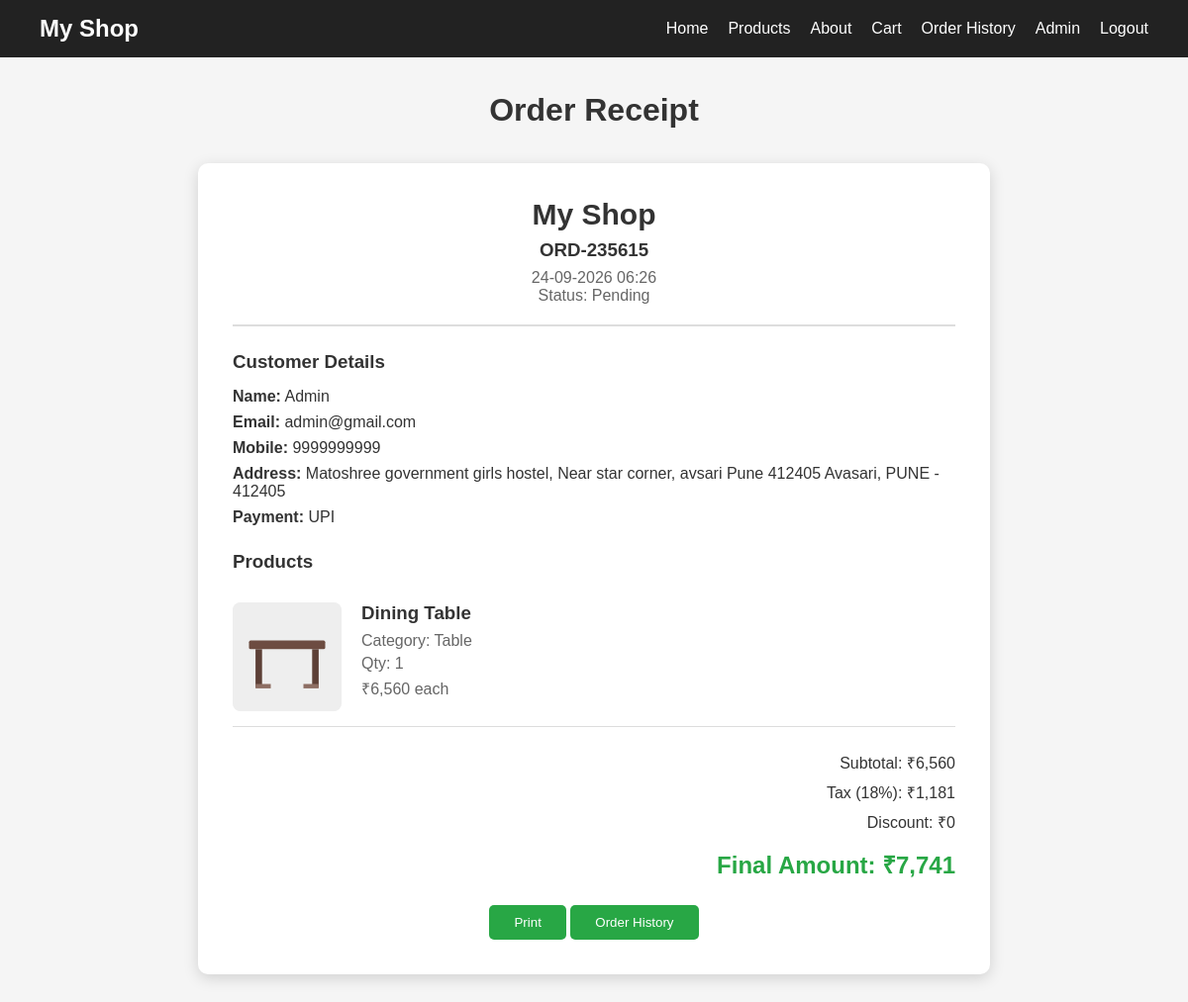
Page /receipt/ORD-235615 (signed in) on the committed database.
### app.py (models this page shows)
class Order(db.Model):
    id = db.Column(db.Integer, primary_key=True)
    order_code = db.Column(db.String(20), unique=True, nullable=False)
    user_id = db.Column(db.Integer, db.ForeignKey("user.id"), nullable=False)
    name = db.Column(db.String(120), nullable=False)
    email = db.Column(db.String(120), nullable=False)
    mobile = db.Column(db.String(20), nullable=False)
    address = db.Column(db.Text, nullable=False)
    city = db.Column(db.String(80), nullable=False)
    pincode = db.Column(db.String(12), nullable=False)
    payment = db.Column(db.String(40), nullable=False)
    subtotal = db.Column(db.Float, nullable=False)
    tax = db.Column(db.Float, nullable=False)
    discount = db.Column(db.Float, nullable=False)
    final_amount = db.Column(db.Float, nullable=False)
    status = db.Column(db.String(30), default="Pending")
    created_at = db.Column(db.DateTime, default=datetime.utcnow)
    items = db.relationship(
        "OrderItem", backref="order", lazy=True, cascade="all, delete-orphan"
    )

class OrderItem(db.Model):
    id = db.Column(db.Integer, primary_key=True)
    order_id = db.Column(db.Integer, db.ForeignKey("order.id"), nullable=False)
    product_id = db.Column(db.Integer, nullable=True)
    name = db.Column(db.String(160), nullable=False)
    category = db.Column(db.String(40), nullable=False)
    price = db.Column(db.Float, nullable=False)
    quantity = db.Column(db.Integer, nullable=False)
    image = db.Column(db.String(255), nullable=False)

### app.py (the view)
@app.route("/receipt/<order_code>")
@login_required
def receipt(order_code):
    user = get_current_user()
    order = Order.query.filter_by(order_code=order_code).first()
    if not order or (order.user_id != user.id and not user.is_admin):
        flash("Order not found.", "error")
        return redirect(url_for("order_history"))
    return render_template("receipt.html", order=order)

### app.py (called while the page is built)
def inr(amount):
    return "₹{:,.0f}".format(round(amount))

def rupee_filter(value):
    try:
        return inr(float(value))
    except (TypeError, ValueError):
        return inr(0)

@app.context_processor
def inject_globals():
    cart = session.get("cart", {})
    cart_count = sum(int(qty) for qty in cart.values())
    return {
        "current_user": get_current_user(),
        "cart_count": cart_count,
        "categories": CATEGORIES,
        "now_year": datetime.now().year,
    }

def get_current_user():
    user_id = session.get("user_id")
    if not user_id:
        return None
    return db.session.get(User, user_id)

def login_required(view):
    @wraps(view)
    def wrapped(*args, **kwargs):
        if not session.get("user_id"):
            flash("Please login to continue.", "error")
            return redirect(url_for("login"))
        return view(*args, **kwargs)
    return wrapped

### templates/receipt.html (shortened to what this page needs)
{% extends "base.html" %}
{% block styles %}
<link rel="stylesheet" href="{{ url_for('static', filename='css/receipt.css') }}">
{% endblock %}
{% block content %}
<h1>Order Receipt</h1>
<div id="receiptContainer">
    <div class="receipt">
        <div class="receipt-header">
            <h2>My Shop</h2>
            <h3>{{ order.order_code }}</h3>
            <p>{{ order.created_at.strftime('%d-%m-%Y %H:%M') }}</p>
            <p>Status: {{ order.status }}</p>
        </div>
        <div class="customer-details">
            <h3>Customer Details</h3>
            <p><strong>Name:</strong> {{ order.name }}</p>
            <p><strong>Email:</strong> {{ order.email }}</p>
            <p><strong>Mobile:</strong> {{ order.mobile }}</p>
            <p><strong>Address:</strong> {{ order.address }}, {{ order.city }} - {{ order.pincode }}</p>
            <p><strong>Payment:</strong> {{ order.payment }}</p>
        </div>
        <div class="products-section">
            <h3>Products</h3>
            {% for item in order.items %}
            <div class="receipt-product">
                <img src="{{ url_for('static', filename=item.image) }}" alt="{{ item.name }}">
                <div class="product-info">
                    <h3>{{ item.name }}</h3>
                    <p>Category: {{ item.category }}</p>
                    <p>Qty: {{ item.quantity }}</p>
                    <p>{{ item.price | inr }} each</p>
                </div>
            </div>
            {% endfor %}
        </div>
        <div class="bill">
            <p>Subtotal: {{ order.subtotal | inr }}</p>
            <p>Tax (18%): {{ order.tax | inr }}</p>
            <p>Discount: {{ order.discount | inr }}</p>
            <h2>Final Amount: {{ order.final_amount | inr }}</h2>
        </div>
        <div class="receipt-buttons">
            <button type="button" onclick="window.print()">Print</button>
            <a href="{{ url_for('order_history') }}"><button type="button">Order History</button></a>
        </div>
    </div>
</div>
{% endblock %}

### static/css/receipt.css (style rules this page uses)
* { margin: 0; padding: 0; box-sizing: border-box; }
body { font-family: Arial, sans-serif; background-color: #f5f5f5; color: #333; }
body > h1 { text-align: center; margin: 35px 0; }
#receiptContainer { width: 800px; max-width: 95%; margin: auto; }
.receipt { background-color: white; padding: 35px; margin-bottom: 35px; border-radius: 10px; box-shadow: 0 4px 15px rgba(0,0,0,0.15); }
.receipt-header { text-align: center; border-bottom: 2px solid #ddd; padding-bottom: 20px; margin-bottom: 25px; }
.receipt-header h2 { font-size: 30px; margin-bottom: 8px; }
.receipt-header h3 { margin-bottom: 8px; }
.receipt-header p { color: #666; }
.order-details, .customer-details { margin-bottom: 25px; }
.order-details h3, .customer-details h3, .products-section > h3 { margin-bottom: 15px; }
.order-details p, .customer-details p { margin-bottom: 8px; }
.receipt-product { display: flex; gap: 20px; padding: 15px 0; border-bottom: 1px solid #ddd; }
.receipt-product img { width: 110px; height: 110px; object-fit: contain; background-color: #f5f5f5; border-radius: 8px; }
.product-info h3 { margin-bottom: 8px; }
.product-info p { margin-bottom: 5px; color: #666; }
.bill { text-align: right; margin-top: 25px; }
.bill p { margin-bottom: 8px; }
.bill h2 { color: #28a745; margin-top: 15px; }
.receipt-buttons { text-align: center; margin-top: 25px; }
.receipt-buttons button { padding: 10px 25px; border: none; border-radius: 5px; background-color: #28a745; color: white; cursor: pointer; }

### rows in the picture
Order: order_code "ORD-235615", created_at "24-09-2026 06:26", status "Pending", name "Admin", email "admin@gmail.com", mobile "9999999999", address "Matoshree government girls hostel, Near star corner, avsari Pune 412405 Avasari", city "PUNE", pincode "412405", payment "UPI", subtotal|inr "₹6,560", tax|inr "₹1,181", discount|inr "₹0", final_amount|inr "₹7,741"
OrderItem: image (picture), name "Dining Table", category "Table", quantity "1", price|inr "₹6,560"
